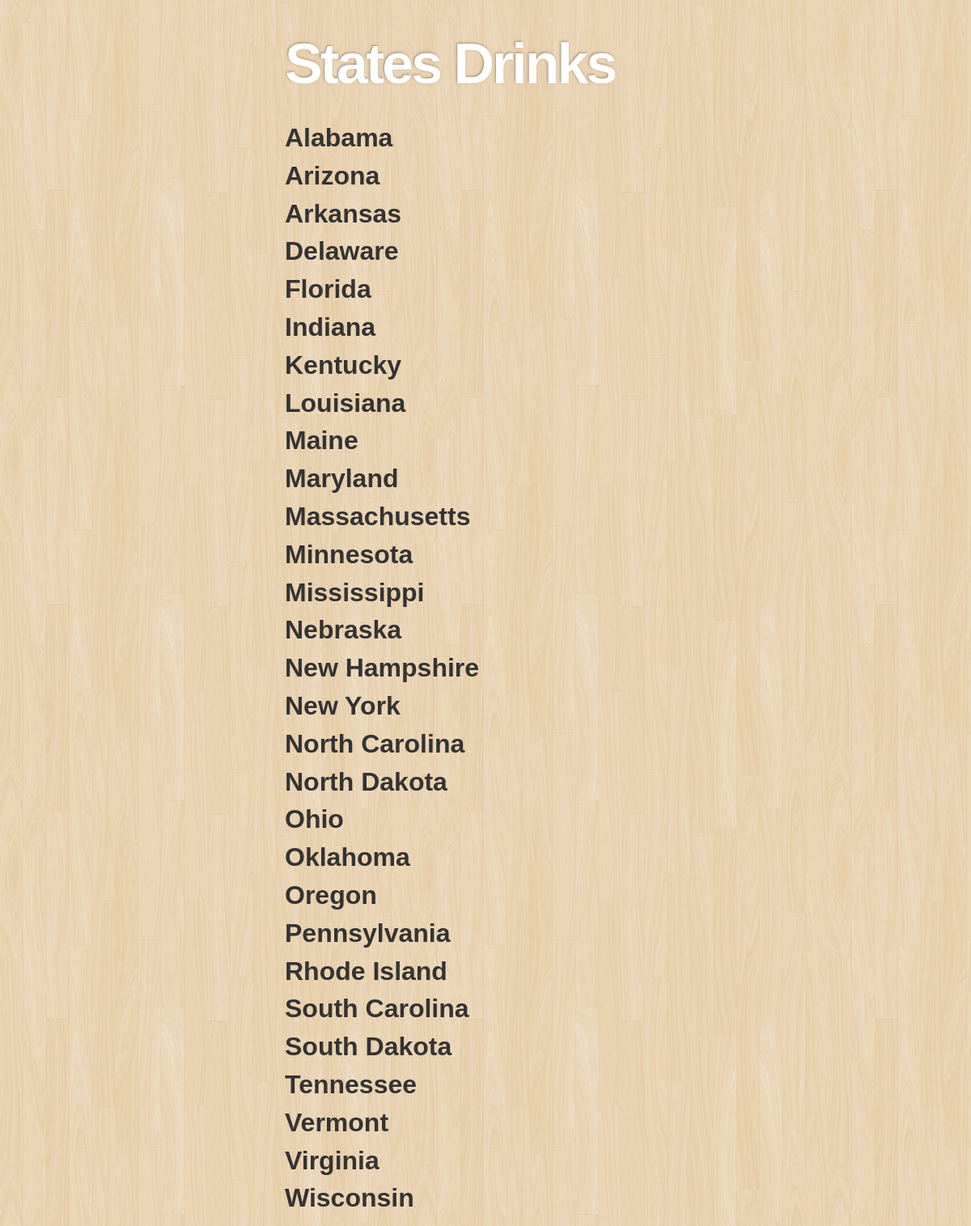
Screenshot of /One_Month_SQL_Files/states/index.php with the database file from the repository.
### tables this page shows
CREATE TABLE IF NOT EXISTS `states` (
  `id` int(11) NOT NULL AUTO_INCREMENT,
  `state` varchar(255) NOT NULL,
  `drink` varchar(255) NOT NULL,
  `year` int(10) NOT NULL,
  `image` varchar(256) NOT NULL,
  PRIMARY KEY (`id`)
);

### One_Month_SQL_Files/states/index.php (the view, shortened to what this page needs)
<?php
	require('config.php');
?>
<?php
	$result = $mysqli->query("SELECT * FROM states") or die(mysql_error());
?>
<!DOCTYPE html>
	<html lang="en">
	<head>
		<link rel="stylesheet" href="css/normalize.css">
		<link rel="stylesheet" href="css/style.css">
	</head>
	<body>
		<div id="container">
			<h1>States Drinks</h1>
		 	<?php
			while($row = $result->fetch_array(MYSQLI_BOTH)) {
				echo "<h2>" . $row['state'] . "</h2>";
			}
			?>
		</div>
	</body>
</html>

### One_Month_SQL_Files/states/css/style.css (style rules this page uses)
body { font-family: Helvetica, Arial, sans-serif; font-size: 12px; color: black; line-height: 1.4; padding: 10px; background: url('../images/pattern1.png'); }
h1 { margin: 20px 2px; font-size: 70px; color: #FFFFFF; letter-spacing: -3px; text-shadow: 0px 0px 1px rgba(0, 0, 0, 0.2),-1px -1px 3px rgba(0, 0, 0, 0.3); }
h2 { margin: 2px; font-size: 32px; color: #333; cursor: pointer; }
#container { margin: 0 auto; width: 500px; color: #333; }

### rows the page displays
states: state "Alabama"
states: state "Arizona"
states: state "Arkansas"
states: state "Delaware"
states: state "Florida"
states: state "Indiana"
states: state "Kentucky"
states: state "Louisiana"
states: state "Maine"
states: state "Maryland"
states: state "Massachusetts"
states: state "Minnesota"
states: state "Mississippi"
states: state "Nebraska"
states: state "New Hampshire"
states: state "New York"
states: state "North Carolina"
states: state "North Dakota"
states: state "Ohio"
states: state "Oklahoma"
states: state "Oregon"
states: state "Pennsylvania"
states: state "Rhode Island"
states: state "South Carolina"
states: state "South Dakota"
states: state "Tennessee"
states: state "Vermont"
states: state "Virginia"
states: state "Wisconsin"
